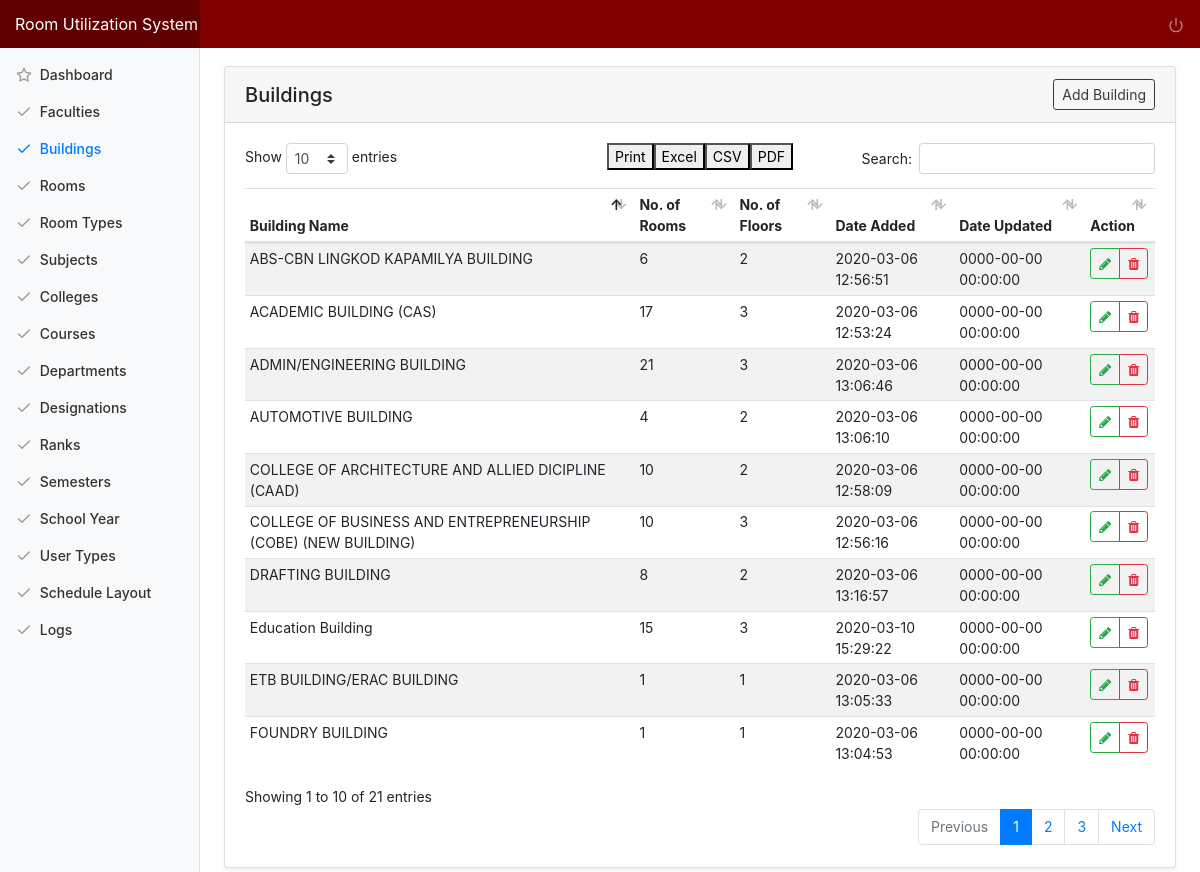
/index.php/admin/building, run on the app's committed database.
### tables this page shows
CREATE TABLE `tbl_building` (
  `building_id` int(10) NOT NULL,
  `building_name` varchar(255) NOT NULL,
  `no_of_rooms` int(10) NOT NULL,
  `no_of_floors` int(10) NOT NULL,
  `building_added` datetime NOT NULL DEFAULT current_timestamp(),
  `building_modified` datetime NOT NULL DEFAULT '0000-00-00 00:00:00' ON UPDATE current_timestamp()
);

### application/controllers/Admin.php (called while the page is built, shortened)
<?php
class Admin extends CI_Controller {
	public function building(){
		$data['title'] = "Buildings";
		$data['buildings'] = $this->main_model->getBuildings();
		$this->load->view('templates/header', $data);
		$this->load->view('admin/building');
		$this->load->view('templates/footer');
	}
}

### index.php (called while the page is built, shortened)
<?php
require_once BASEPATH.'core/CodeIgniter.php';

### application/models/Main_model.php (called while the page is built, shortened)
<?php defined('BASEPATH') OR exit('No direct script access allowed');
Class Main_model extends CI_Model{
	public function getBuildings(){
		return $this->db->get('tbl_building')->result_array();
	}
}

### application/views/admin/building.php (the view, shortened to what this page needs)
<div class="container-fluid">
  <div class="row">
    <main role="main" class="col-md-9 ml-sm-auto col-lg-10 pt-4 px-4 mb-3">
      <div class="card shadow-sm">
			  <h5 class="card-header d-flex justify-content-between align-items-center">
          <?=$title?>
          <a href="#" class="btn btn-outline-dark btn-sm" data-toggle="modal" data-target="#modal_building_add">Add Building</a>
        </h5>
			  <div class="card-body">
          <table class="table table-striped table-hover table-sm">
            <thead>
              <tr>
                <th>Building Name</th>
                <th>No. of Rooms</th>
                <th>No. of Floors</th>
                <th>Date Added</th>
                <th>Date Updated</th>
                <th>Action</th>
              </tr>
            </thead>
            <tbody>
              <?php foreach ($buildings as $row) {?>
              <tr>
                <td><?=$row['building_name']?></td>
                <td><?=$row['no_of_rooms']?></td>
                <td><?=$row['no_of_floors']?></td>
                <td><?=$row['building_added']?></td>
                <td><?=$row['building_modified']?></td>
                <td>
                  <div class="btn-group" role="group">
                    <a href="#" class="btn btn-sm btn-outline-success action-btn updateBuilding" id="<?=$row['building_id']?>//<?=$row['building_name']?>//<?=$row['no_of_rooms']?>//<?=$row['no_of_floors']?>" data-toggle="modal" data-target="#modal_building_update" data-toggle="tooltip" data-placement="top" title="Update Building">
                      <span class="fa fa-pencil"></span>
                    </a>
                    <a href="#" id="<?=base_url('admin/delete/building/'.$row['building_id'])?>" class="btn btn-sm btn-outline-danger action-btn delete" data-toggle="tooltip" data-placement="top" title="Delete Building">
                      <span class="fa fa-trash"></span>
                    </a>
                  </div>
                </td>
              </tr>
              <?php } ?>
            </tbody>
          </table>
			  </div>
			</div>
   </main>
  </div>
</div>

### assets/css/dashboard.css (style rules this page uses)
body { font-size: .875rem; }
[role="main"] { padding-top: 133px; }
@media (min-width: 768px) { [role="main"] { padding-top: 48px; } }

### assets/css/rus.css (style rules this page uses)
.btn-group-vertical>.btn, .btn-group>.btn { flex: 0 }

### data on the page
tbl_building: building_name "ACADEMIC BUILDING (CAS)", no_of_rooms "17", no_of_floors "3", building_added "2020-03-06 12:53:24", building_modified "0000-00-00 00:00:00"
tbl_building: building_name "COLLEGE OF BUSINESS AND ENTREPRENEURSHIP (COBE) (NEW BUILDING)", no_of_rooms "10", no_of_floors "3", building_added "2020-03-06 12:56:16", building_modified "0000-00-00 00:00:00"
tbl_building: building_name "ABS-CBN LINGKOD KAPAMILYA BUILDING", no_of_rooms "6", no_of_floors "2", building_added "2020-03-06 12:56:51", building_modified "0000-00-00 00:00:00"
tbl_building: building_name "COLLEGE OF ARCHITECTURE AND ALLIED DICIPLINE (CAAD)", no_of_rooms "10", no_of_floors "2", building_added "2020-03-06 12:58:09", building_modified "0000-00-00 00:00:00"
tbl_building: building_name "FOUNDRY BUILDING", no_of_rooms "1", no_of_floors "1", building_added "2020-03-06 13:04:53", building_modified "0000-00-00 00:00:00"
tbl_building: building_name "ETB BUILDING/ERAC BUILDING", no_of_rooms "1", no_of_floors "1", building_added "2020-03-06 13:05:33", building_modified "0000-00-00 00:00:00"
tbl_building: building_name "AUTOMOTIVE BUILDING", no_of_rooms "4", no_of_floors "2", building_added "2020-03-06 13:06:10", building_modified "0000-00-00 00:00:00"
tbl_building: building_name "ADMIN/ENGINEERING BUILDING", no_of_rooms "21", no_of_floors "3", building_added "2020-03-06 13:06:46", building_modified "0000-00-00 00:00:00"
tbl_building: building_name "DRAFTING BUILDING", no_of_rooms "8", no_of_floors "2", building_added "2020-03-06 13:16:57", building_modified "0000-00-00 00:00:00"
tbl_building: building_name "Education Building", no_of_rooms "15", no_of_floors "3", building_added "2020-03-10 15:29:22", building_modified "0000-00-00 00:00:00"

### other printed values
$title "Buildings"
